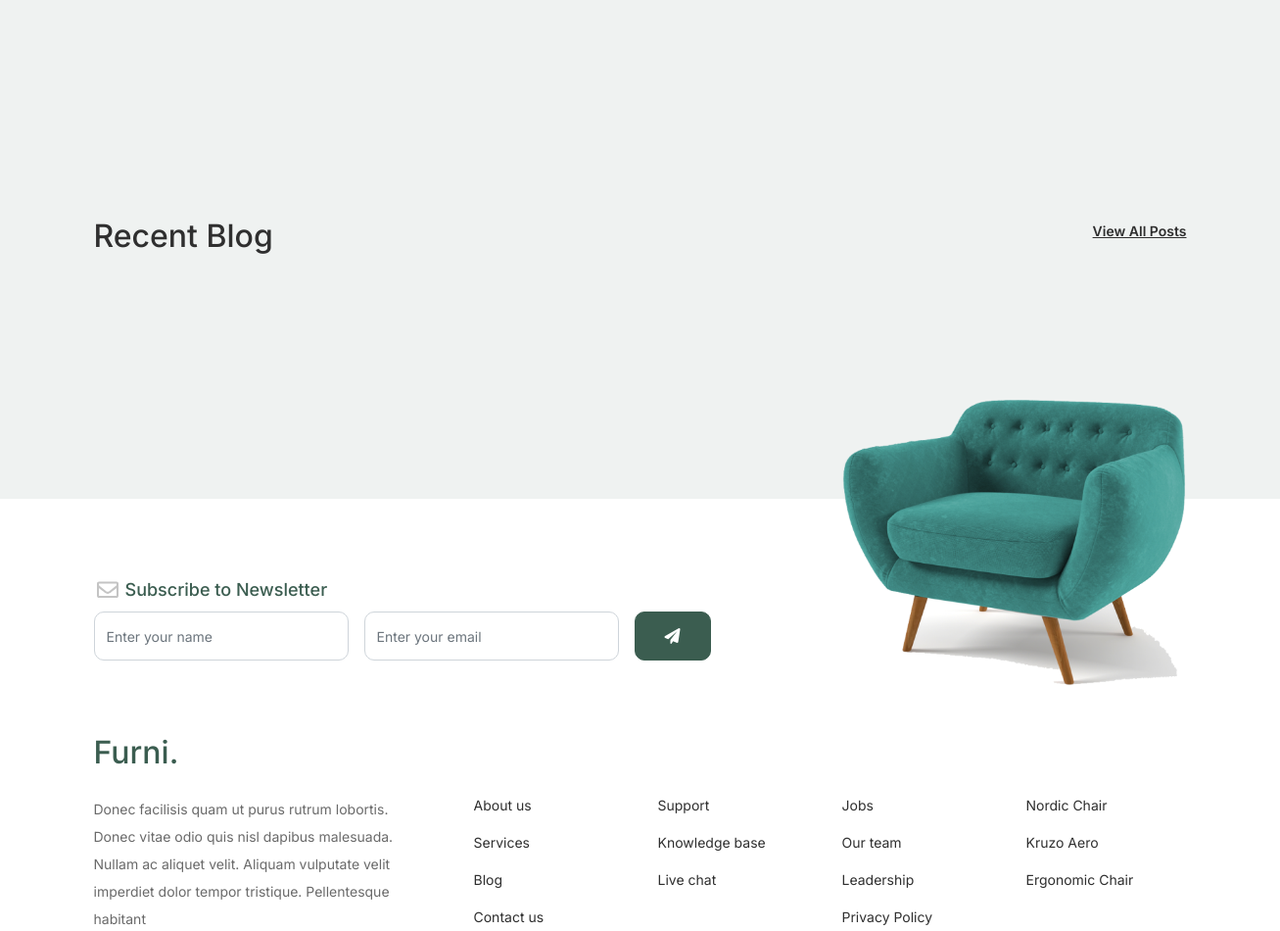
Before: / (middle part) with the older database file.
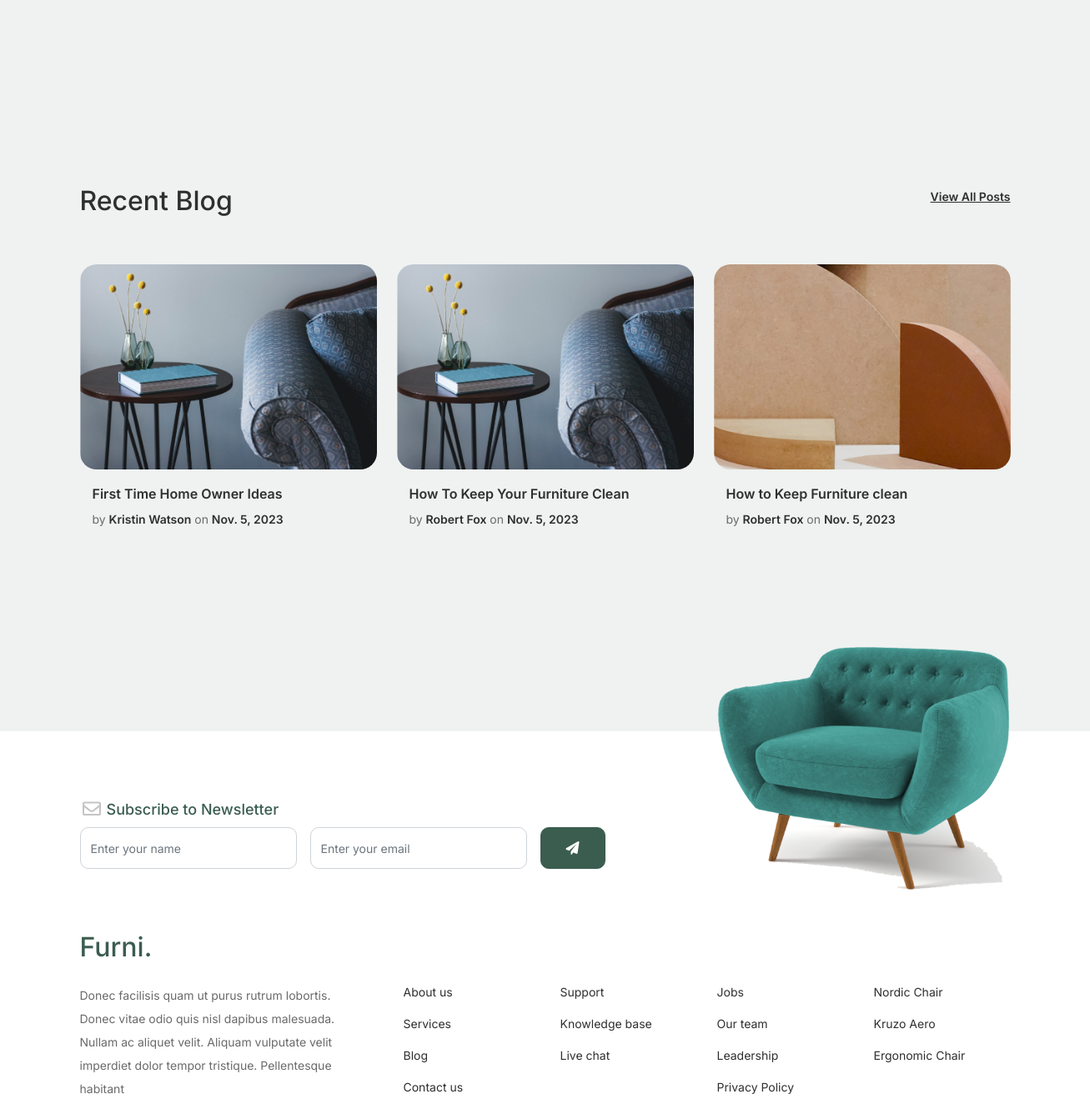
After: the same page with the newer database file.
### Shop/models.py (models this page shows, shortened)
class Blog(models.Model):
    image = models.ImageField(upload_to="uploads/staff", default="uploads/staff.profile.jpg")
    title = models.CharField(max_length=100, blank=False, null=False)
    author = models.CharField(max_length=100, blank=False, null=False)
    date = models.DateField(auto_now=True)
    content = models.TextField( blank=False, null=True, max_length=50000)

### Shop/views.py (the view)
# urls.py: 2. Add a URL to urlpatterns:  path('', views.home, name='home')
def home(request):
    data = Product.objects.all()
    blogs = Blog.objects.all()
    return render(request, "index.html",{ 'navbar': 'home','data':data, 'blogs':blogs})

### Shop/Templates/index.html (shortened to what this page needs)
{% extends "layout.html" %}
{% load static %}
{% block body %}
		<div class="popular-product">
		</div>
		<div class="blog-section">
			<div class="container">
				<div class="row mb-5">
					<div class="col-md-6">
						<h2 class="section-title">Recent Blog</h2>
					</div>
					<div class="col-md-6 text-start text-md-end">
						<a href="{% url 'Shop:blog' %}" class="more">View All Posts</a>
					</div>
				</div>
				<div class="row">
                    {% for blog in blogs|slice:":3" %}
                        <div class="col-12 col-sm-6 col-md-4 mb-5">
						<div class="post-entry">
							<a href="{% url 'Shop:content' %}" class="post-thumbnail"><img src="/media/{{ blog.image }}" alt="Image" class="img-fluid"></a>
							<div class="post-content-entry">
								<h3><a href="#">{{ blog.title }}</a></h3>
								<div class="meta">
									<span>by <a href="#">{{ blog.author }}</a></span> <span>on <a href="#">{{ blog.date }}</a></span>
								</div>
							</div>
						</div>
					</div>
					{% endfor %}
				</div>
			</div>
		</div>
{% endblock %}

Changed rows visible on the page:
added Blog: image (picture), title "First Time Home Owner Ideas", author "Kristin Watson", date "Nov. 5, 2023"
added Blog: image (picture), title "How To Keep Your Furniture Clean", author "Robert Fox", date "Nov. 5, 2023"
added Blog: image (picture), title "How to Keep Furniture clean", author "Robert Fox", date "Nov. 5, 2023"
